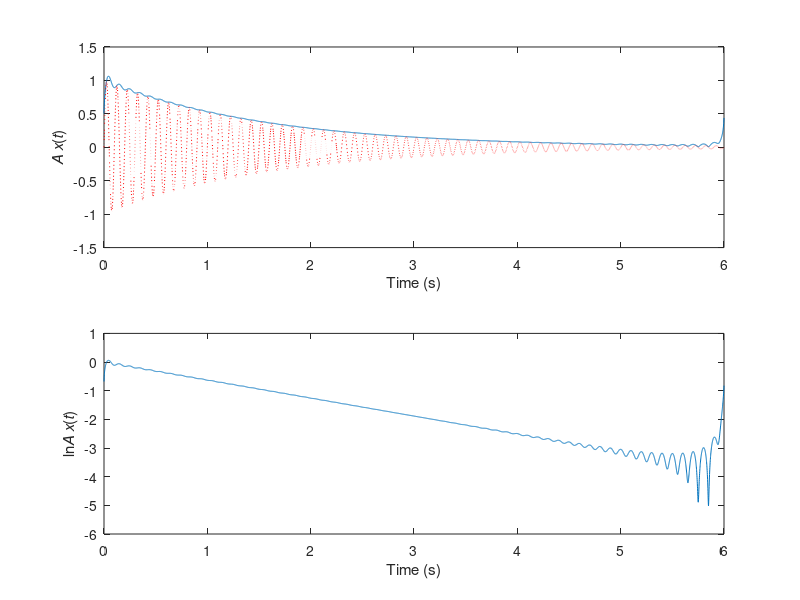

MATLAB code for this plot:
clear all; clc; close all;

% parameter
A=1;
zeta=0.01;
fn=10;
wn=2*pi*fn;
wd=wn*sqrt(1-zeta^2);
phi=0;

t=0:0.001:6;

x = A*exp(-zeta*wn*t).*sin(wd*t+phi);

a=hilbert(x);
ax=log(abs(a));

subplot(2,1,1)
plot(t, abs(a), t, x, 'r:'); axis([0 6 -1.5 1.5])
xlabel('Time (s)');
ylabel('\itA x\rm(\itt\rm)')

subplot(2,1,2)
plot(t, ax); axis([0 6 -6 1])
xlabel('Time (s)');
ylabel('ln\itA x\rm(\itt\rm)')

p=polyfit(t(1000:4000), ax(1000:4000), 1);

format long
zeta_est=-p(1)/wn